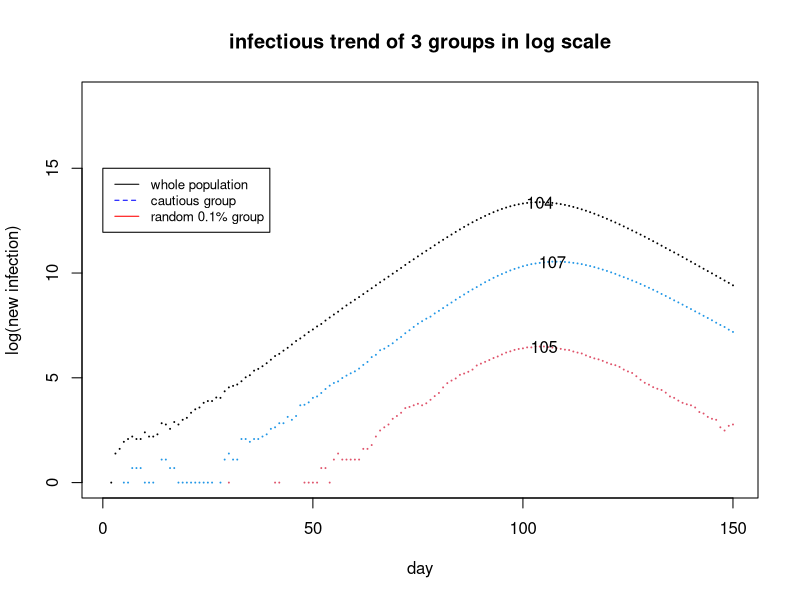

The R script that drew this image: (Note: a time limit stopped this script after it produced the figure.)
##                Group 3               ##
## Muxing Wang (s2201749)               ##
## Karla Itzel Vega Ortega (s2126801)   ##
## Nutsa Tokhadze (s1778736)            ##
##########################################
## Address of github repo: https://github.com/leafstar/Statistical-Programming.git
                                                          
                    ####################################################################################
                    ################ Covid and the hazards of opportunistic sampling ###################
                    ####################################################################################

## The Covid pandemic is an ongoing global pandemic already two years. One of the main features of the Covid-19 epidemic in the UK and generally in the world 
## is that the estimates of the number of new cases per day are not always based on properly sampled statistical surveys. Thus, estimates are under question. 
## The main purpose of this assignment is to show what the daily infection trajectories look like for the population with the lowest individual transmission 
## probabilities, and how they compare to the infection trajectories for the whole population in the UK. 
## For that purpose we split the population by 4 categories 1) Susceptible 2) Exposed 3) Infective and 4) Recovered and do following steps:
  ## (1) Show daily infection trajectories for three groups 1) Whole population 2) Cautious group - 10% of the population with the lowest probability transmission
  ## rates and 3) Random sample of 0.1% of the populatio n.
  ## (2) Produce a plot showing how the daily infection trajectories compare between the whole population, the ‘cautious 10%’ and the 0.1% random sample. 
  ## (3) Run 10 replicate simulations for each groups.
  ## (4) Produce three plots for 10 replicate simulations showing daily infection trajectories for each groups and their variability.

## Defined Stochastic Simulation Model function
## Started the epidemic by setting 10 randomly chosen people to the Exposed state and Simulated for 150 days .
## inputs are the parameters and the output is the number of people in each state each day.



  ## (1) Show daily infection trajectories for three groups 1) Whole population 2) Cautious group - 10% of the population with the lowest probability transmission
  ## rates and 3) Random sample of 0.1% of the populatio  n.

simulation<-function(n = 5.5e6, ne = 10, nt = 150, gamma = 1/3, delta = 1/5, lambda = 0.4/n){ 
  ## states: 0 -> S(Susceptible); 1 -> E(Exposed); 
  ##         2 -> I(Infective);   3 -> R(Recovery) 
  ## n = population size of 5.5e6; ne =initial exposed 10 randomly chosen people; nt = number of days: 150; 
  ## gamma=daily prob E->I, delta=daily prob I->R lambda=Overall viral infectivity parameter.
  
  x <- rep(0,n)  ## initialize to susceptible state the whole population
  
  beta <- rlnorm(n,0,0.5); beta <- beta/mean(beta)                ## generates contact rate with other people
  cautious_group = which(beta <= quantile(beta, 0.1))             ## 10% of the most cautious group
  random_group = sample(1:n, n/1000)                              ## creat random sample of 0.1% of the population.
  initial_exposure = sample(1:n, ne)                              ## start with a sample of 10 people in E state, this assignment will be ramdom
  x[initial_exposure] = 1                                         ## The exposed group is going to be inserted to the initialize vector
  I1 <- I2 <- I3 <- rep(0, nt)                                    ## set up storage for number of infective people for the 3 groups
  for (i in 2:nt){                                                ## loop over the 150 days
    u <- runif(n)                                                 ## uniform random deviates
    exposed_prob = lambda * beta * sum(beta[x==2])                ## daily chance of a transmission between infected person i and uninfected person
    x[x==2 & u<delta] <- 3                                        ## Change from state I -> R with prob delta
    x[x==1 & u<gamma] <- 2                                        ## Change from state E -> I with prob gamma
    x[x==0 & u<exposed_prob] <- 1                                 ## Change from state S -> E with prob 'exposed_prob'

    ## Record of the number of new infections (as x == 2) each day for the 3 chosen groups

    I1[i] <- sum(x==2);                                           ## Record of Infective for total population
    I2[i] <- sum(x[cautious_group]==2);                           ## Record of Infective for cautiouse group
    I3[i] <- sum(x[random_group]==2);                             ## Record of Infective for random sample of 0.1% of the population
  }
  list(I1=I1,I2=I2,I3=I3,beta=beta)
}

  #Step (2):Produce a plot showing how the daily infection trajectories compare between the whole population, the ‘cautious 10%’ and the 0.1% random sample.

epi <- simulation()                                               ## run simulation, the argument are already stated in line 30
peak1 = which(epi$I1 == max(epi$I1))                              ## Day of the maximun Infected people in the whole population
peak2 = which(epi$I2 == max(epi$I2))                              ## Day of the maximun Infected people in the 10% population
peak3 = which(epi$I3 == max(epi$I3))                              ## Day of the maximun Infected people in the 0.1% of the population
plot(log(epi$I1),ylim=c(0,log(max(epi$I1))+5),xlab="day",ylab="log(new infection)",cex=0.1, main = "infectious trend of 3 groups in log scale") 
points(log(epi$I2),col=4,cex=0.1);points(log(epi$I3),col=2,cex=0.1)                   ## E (blue)  I (red) S black;
legend(0, 15, legend=c("whole population", "cautious group", "random 0.1% group"),
       col=c("black", "blue","red"), lty=1:2, cex=0.8)
text(peak1,log(max(epi$I1)),peak1)                                ##Label in the peak day of the whole population
text(peak2,log(max(epi$I2)),peak2)                                ##Label in the peak day for the 10% of the population
text(peak3,log(max(epi$I3)),peak3)                                ##Label in the peak day for the 0.1% of population

  ##Step (3):Run 10 replicate simulations for each groups, the aim of this loop is tp generate the 10 simulations and then create a vector that stores the 10 outputs

epi10=list()                                                      ##Create an empty list to store the values of the simulation
for (i in 1:10){                                                  ##indicate in the for loop that the simulation has to run 1o times
  epi10[[length(epi10)+1]] <- simulation()                        ##Store the outputs in a vector called epi10
}

  ##Step (4): Produce plots for 10 replicate simulations showing daily infection trajectories for the 1)whole population, the 2)‘cautious 10%’ and the 3)0.1% random sample.

xlim = 150
##(4.1) PLOT WHOLE POPULATION
plot(log(epi10[[1]]$I1),ylim=c(0,log(max(epi10[[1]]$I1))),xlab="day",ylab="log(new infection)",cex=0.1, main = "whole population",type="l")
for (i in 2:10) {
  lines(1:xlim,log(epi10[[i]]$I1), col = rainbow(10)[i])
}

##(4.2) PLOT FOR THE CAUTIONS GROUP 10% OF THE POPULATION
plot(log(epi10[[1]]$I2),ylim=c(0,log(max(epi10[[1]]$I2))),xlab="day",ylab="log(new infection)",cex=0.1, main = "cautious group",type="l")
for (i in 2:10) {
  
  lines(1:xlim,log(epi10[[i]]$I2), col = rainbow(10)[i])
  
}

##(4.3) PLOT FOR RANDOM SAMPLE OF 0.1% OF THE POPULATION 
plot(log(epi10[[1]]$I3),ylim=c(0,log(max(epi10[[1]]$I3))),xlab="day",ylab="log(new infection)",cex=0.1, main = "0.1% group",type="l")
for (i in 2:10) {
  lines(1:xlim,log(epi10[[i]]$I3), col = rainbow(10)[i])
}


#CONCLUSION OF THE PRACTICAL
#
#
#
#
#
#
